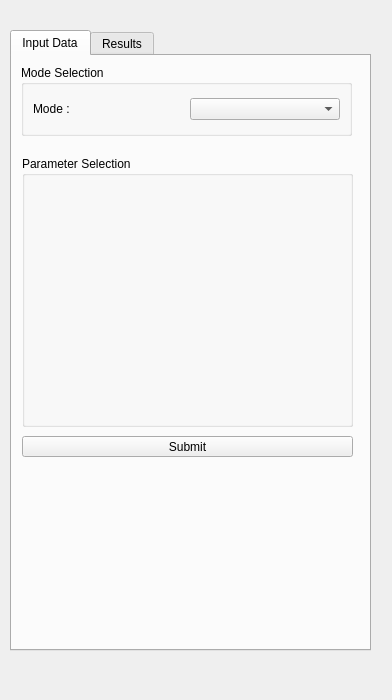
<?xml version="1.0" encoding="UTF-8"?>
<ui version="4.0">
 <class>Form</class>
 <widget class="QWidget" name="Form">
  <property name="enabled">
   <bool>true</bool>
  </property>
  <property name="geometry">
   <rect>
    <x>0</x>
    <y>0</y>
    <width>392</width>
    <height>700</height>
   </rect>
  </property>
  <property name="sizePolicy">
   <sizepolicy hsizetype="Maximum" vsizetype="Maximum">
    <horstretch>0</horstretch>
    <verstretch>0</verstretch>
   </sizepolicy>
  </property>
  <property name="maximumSize">
   <size>
    <width>3200</width>
    <height>5000</height>
   </size>
  </property>
  <property name="windowTitle">
   <string>Form</string>
  </property>
  <property name="autoFillBackground">
   <bool>false</bool>
  </property>
  <widget class="QTabWidget" name="tabWidget">
   <property name="geometry">
    <rect>
     <x>10</x>
     <y>30</y>
     <width>361</width>
     <height>621</height>
    </rect>
   </property>
   <property name="autoFillBackground">
    <bool>false</bool>
   </property>
   <property name="currentIndex">
    <number>0</number>
   </property>
   <widget class="QWidget" name="tab">
    <attribute name="title">
     <string>Input Data</string>
    </attribute>
    <widget class="QGroupBox" name="groupBox">
     <property name="geometry">
      <rect>
       <x>9</x>
       <y>9</y>
       <width>331</width>
       <height>71</height>
      </rect>
     </property>
     <property name="title">
      <string>Mode Selection</string>
     </property>
     <layout class="QHBoxLayout" name="horizontalLayout_2">
      <item>
       <layout class="QHBoxLayout" name="horizontalLayout">
        <item>
         <widget class="QLabel" name="label">
          <property name="sizePolicy">
           <sizepolicy hsizetype="Preferred" vsizetype="Fixed">
            <horstretch>0</horstretch>
            <verstretch>0</verstretch>
           </sizepolicy>
          </property>
          <property name="text">
           <string>Mode : </string>
          </property>
         </widget>
        </item>
        <item>
         <widget class="QComboBox" name="comboBox">
          <property name="enabled">
           <bool>true</bool>
          </property>
          <property name="sizePolicy">
           <sizepolicy hsizetype="Preferred" vsizetype="Fixed">
            <horstretch>0</horstretch>
            <verstretch>0</verstretch>
           </sizepolicy>
          </property>
         </widget>
        </item>
       </layout>
      </item>
     </layout>
    </widget>
    <widget class="QGroupBox" name="groupBox_2">
     <property name="geometry">
      <rect>
       <x>10</x>
       <y>100</y>
       <width>331</width>
       <height>271</height>
      </rect>
     </property>
     <property name="title">
      <string>Parameter Selection</string>
     </property>
     <layout class="QVBoxLayout" name="verticalLayout">
      <item>
       <layout class="QFormLayout" name="formLayout"/>
      </item>
     </layout>
    </widget>
    <widget class="QPushButton" name="pushButton_2">
     <property name="geometry">
      <rect>
       <x>10</x>
       <y>380</y>
       <width>331</width>
       <height>21</height>
      </rect>
     </property>
     <property name="text">
      <string>Submit</string>
     </property>
    </widget>
   </widget>
   <widget class="QWidget" name="tab_2">
    <attribute name="title">
     <string>Results</string>
    </attribute>
    <layout class="QHBoxLayout" name="horizontalLayout_3">
     <item>
      <widget class="QTableWidget" name="tableWidget">
       <property name="columnCount">
        <number>3</number>
       </property>
       <attribute name="horizontalHeaderDefaultSectionSize">
        <number>110</number>
       </attribute>
       <attribute name="horizontalHeaderStretchLastSection">
        <bool>true</bool>
       </attribute>
       <column>
        <property name="text">
         <string>Attribute</string>
        </property>
       </column>
       <column>
        <property name="text">
         <string>Value</string>
        </property>
       </column>
       <column>
        <property name="text">
         <string>Unit</string>
        </property>
       </column>
      </widget>
     </item>
    </layout>
   </widget>
  </widget>
 </widget>
 <resources/>
 <connections/>
</ui>
